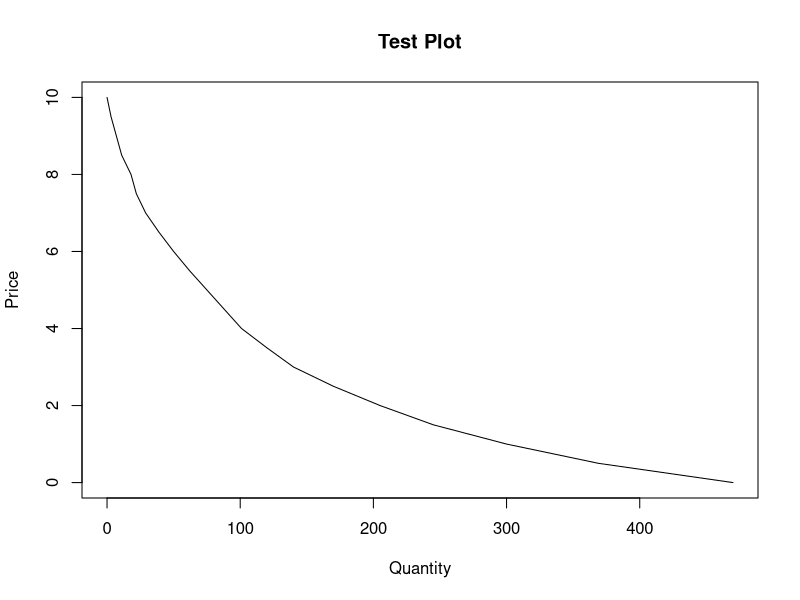
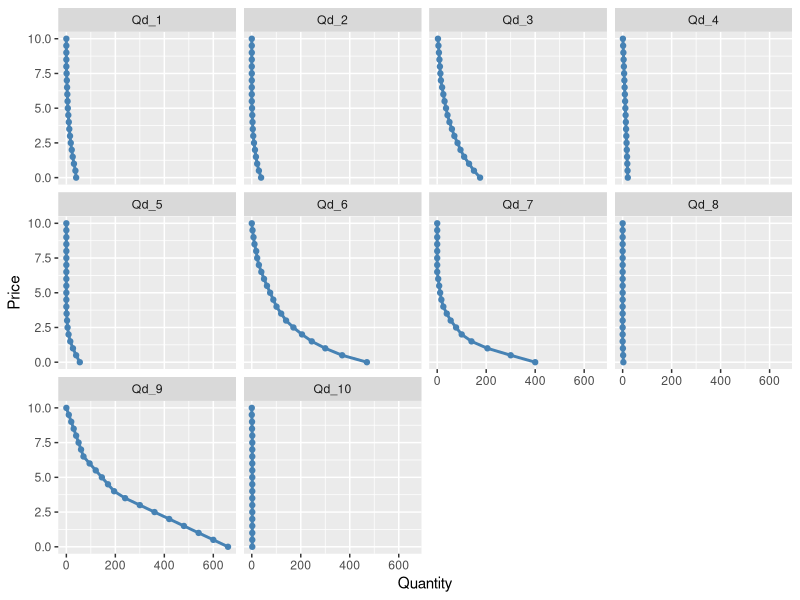
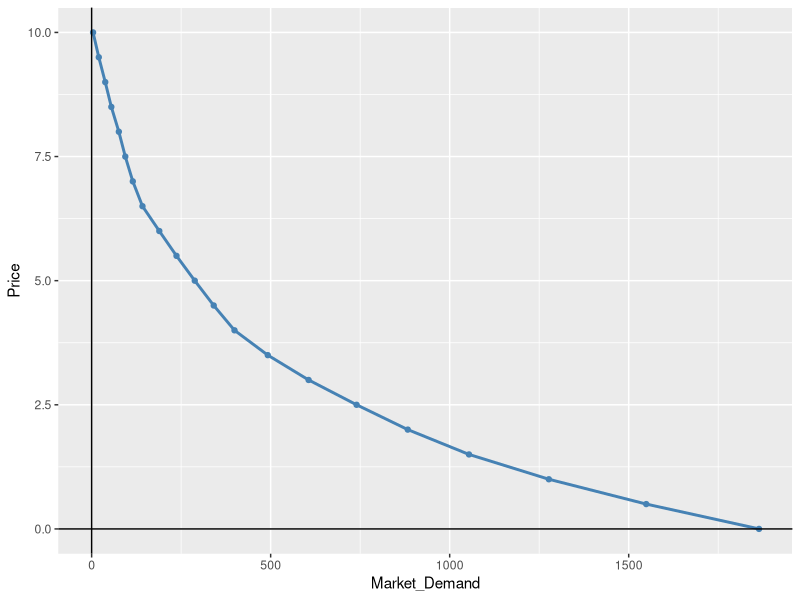
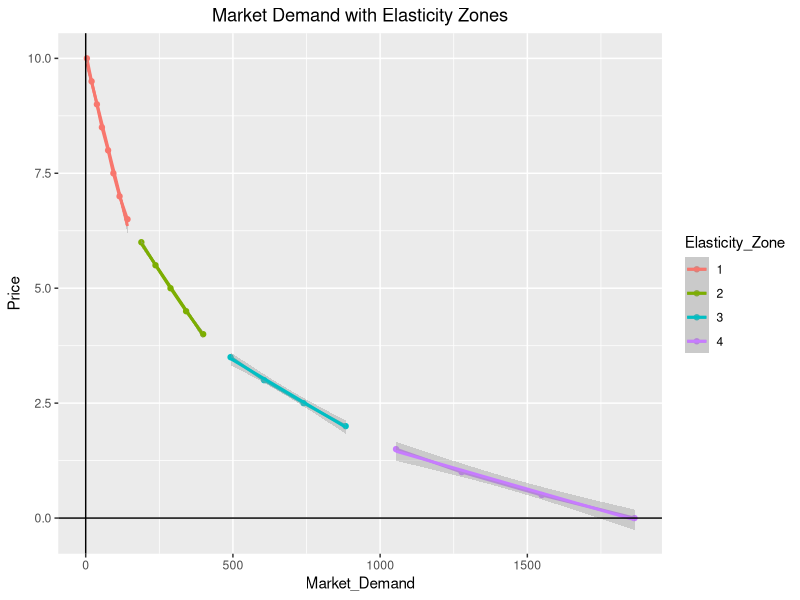
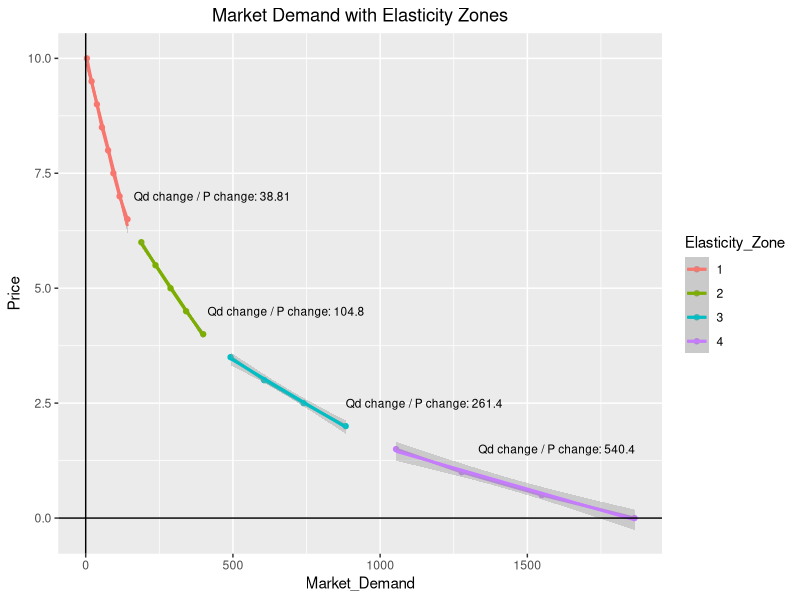
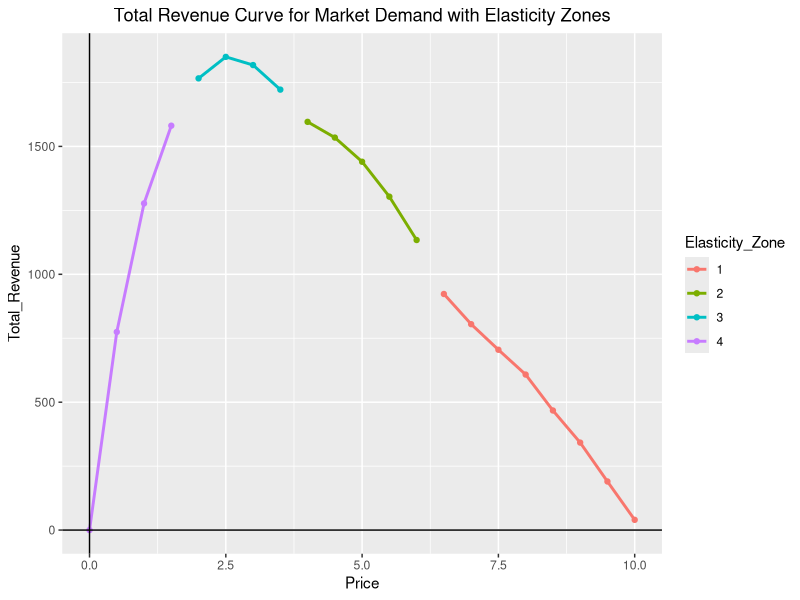

Reproduce these figures in R, in order.
## ---- chunk 1
knitr::opts_chunk$set(echo = TRUE)
## ---- chunk 2
# If you do not have readxl or tidyverse installed, uncomment the following lines
# install.packages("readxl")
# install.packages("tidyverse")

# Load Libraries
require(readxl)
require(tidyverse)
## ---- chunk 3
# Import data
Demand_Data <- read_excel("Demand_Data.xlsx")

# Check data import
head(Demand_Data)
## ---- chunk 4
# Test plot
plot(Demand_Data$Qd_6, Demand_Data$Price, type = "l", main = "Test Plot", xlab = "Quantity", ylab = "Price")
## ---- chunk 5
# Wrangle the data into a ggplot friendly structure
Wrangled_Data <- data.frame(Price = Demand_Data$Price, stack(Demand_Data[2:11]))
names(Wrangled_Data)[2] <- "Quantity"
names(Wrangled_Data)[3] <- "Qd_num"

# Check the data
head(Wrangled_Data)
## ---- chunk 6
# Plot the individual demand curves
ggplot(data = Wrangled_Data, aes(x = Quantity, y = Price)) +
  geom_line(color = "steelblue", size = 1) +
  geom_point(color = "steelblue") +
  facet_wrap(. ~ Qd_num)
## ---- chunk 7
# Create market demand
Market_Demand <- data.frame(Price = Demand_Data$Price, Market_Demand = rowSums(Demand_Data[2:11]))

# Check the data
head(Market_Demand)
## ---- chunk 8
# Plot market demand
ggplot(data = Market_Demand, aes(x = Market_Demand, y = Price)) +
  geom_line(color = "steelblue", size = 1) +
  geom_point(color = "steelblue") +
  geom_vline(xintercept = 0) +
  geom_hline(yintercept = 0) 
## ---- chunk 9
# Add Elasticity zones
# 10-6.5 zone 1
# 6-4 zone 2
# 3.5-2 zone 3
# 1.5-0 zone 4
Market_Demand$Elasticity_Zone <- as.character(c(1,1,1,1,1,1,1,1,2,2,2,2,2,3,3,3,3,4,4,4,4))
Market_Demand
## ---- chunk 10
# Plot market demand with elasticity
ggplot(data = Market_Demand, aes(x = Market_Demand, y = Price, color = Elasticity_Zone)) +
  geom_line(size = 1) +
  geom_point() +
  geom_smooth(method = "lm") +
  geom_vline(xintercept = 0) +
  geom_hline(yintercept = 0) +
  ggtitle("Market Demand with Elasticity Zones") +
  theme(plot.title = element_text(hjust = 0.5))
## ---- chunk 11
### Create Linear Models ###

# Filter Data
Zone_1_lm_data <- Market_Demand %>%
  filter(Elasticity_Zone == 1)

# Create linear model
Zone_1_lm <- lm(Market_Demand ~ Price, data = Zone_1_lm_data)

# Create and print summary
summary(Zone_1_lm)
## ---- chunk 12
# Filter Data
Zone_2_lm_data <- Market_Demand %>%
  filter(Elasticity_Zone == 2)

# Create linear model
Zone_2_lm <- lm(Market_Demand ~ Price, data = Zone_2_lm_data)

# Create and print summary
summary(Zone_2_lm)
## ---- chunk 13
# Filter Data
Zone_3_lm_data <- Market_Demand %>%
  filter(Elasticity_Zone == 3)

# Create linear model
Zone_3_lm <- lm(Market_Demand ~ Price, data = Zone_3_lm_data)

# Create and print summary
summary(Zone_3_lm)
## ---- chunk 14
# Filter Data
Zone_4_lm_data <- Market_Demand %>%
  filter(Elasticity_Zone == 4)

# Create linear model
Zone_4_lm <- lm(Market_Demand ~ Price, data = Zone_4_lm_data)

# Create and print summary
summary(Zone_4_lm)
## ---- chunk 15
# Create table of slope coefficients for each zone
slopes <- data.frame(Zone_1_slope = round(summary(Zone_1_lm)$coefficients[2,1], 2),
                     Zone_2_slope = round(summary(Zone_2_lm)$coefficients[2,1], 2),
                     Zone_3_slope = round(summary(Zone_3_lm)$coefficients[2,1], 2),
                     Zone_4_slope = round(summary(Zone_4_lm)$coefficients[2,1], 2))
slopes
## ---- chunk 16
# Plot market demand with elasticity
ggplot(data = Market_Demand, aes(x = Market_Demand, y = Price, color = Elasticity_Zone)) +
  geom_line(size = 1) +
  geom_point() +
  geom_smooth(method = "lm") +
  geom_vline(xintercept = 0) +
  geom_hline(yintercept = 0) +
  ggtitle("Market Demand with Elasticity Zones") +
  theme(plot.title = element_text(hjust = 0.5)) +
  annotate("text", label = paste("Qd change / P change:", abs(slopes$Zone_1_slope)), x = 430, y = 7, size = 3, color = "black") +
  annotate("text", label = paste("Qd change / P change:", abs(slopes$Zone_2_slope)), x = 680, y = 4.5, size = 3, color = "black") +
  annotate("text", label = paste("Qd change / P change:", abs(slopes$Zone_3_slope)), x = 1150, y = 2.5, size = 3, color = "black") +
  annotate("text", label = paste("Qd change / P change:", abs(slopes$Zone_4_slope)), x = 1600, y = 1.5, size = 3, color = "black")
## ---- chunk 17
# Maximize Total Revenue
Market_Demand$Total_Revenue = Market_Demand$Price * Market_Demand$Market_Demand

# Check the data
Market_Demand
## ---- chunk 18
# Plot market demand with elasticity
ggplot(data = Market_Demand, aes(x = Price, y = Total_Revenue, color = Elasticity_Zone)) +
  geom_line(size = 1) +
  geom_point() +
  geom_vline(xintercept = 0) +
  geom_hline(yintercept = 0) +
  ggtitle("Total Revenue Curve for Market Demand with Elasticity Zones") +
  theme(plot.title = element_text(hjust = 0.5))
